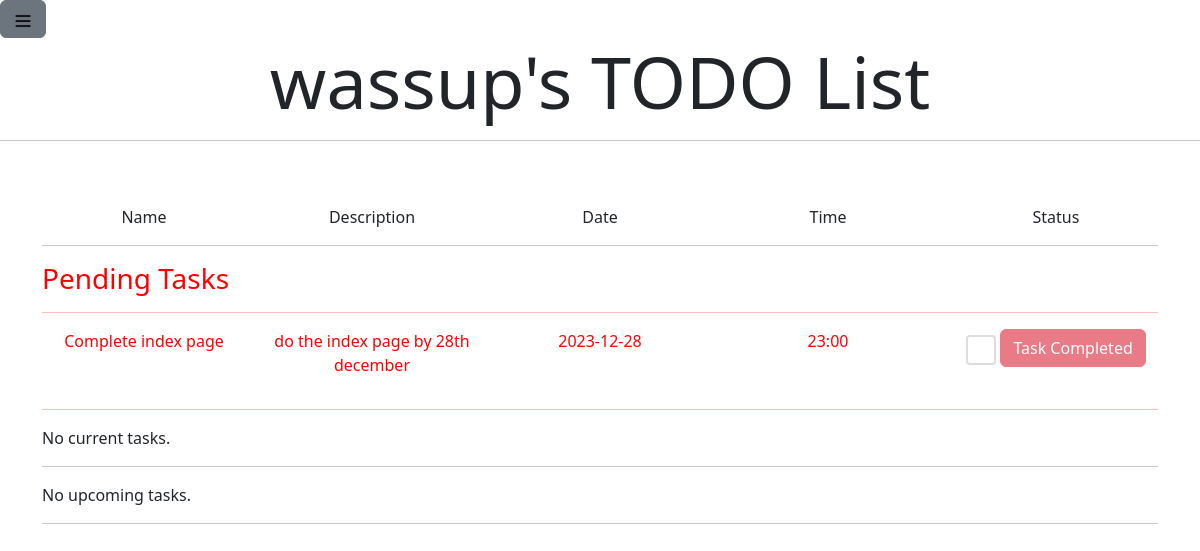
/ (signed in), run on an earlier commit of the app's database.
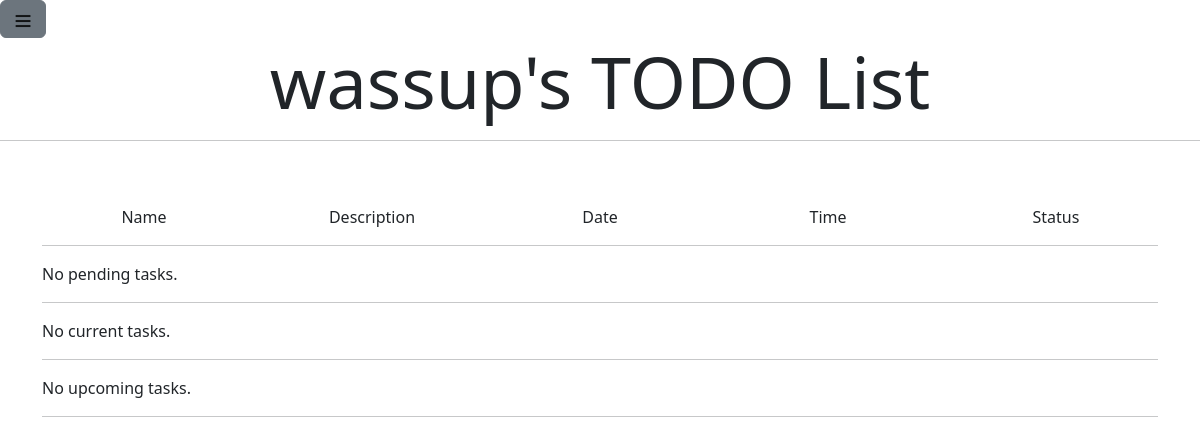
And on a later commit of the database.
### tables this page shows
CREATE TABLE tasks (
    id INTEGER PRIMARY KEY AUTOINCREMENT,
    name TEXT,
    description TEXT,
    date TEXT,
    time TEXT,
    username varchar(20),
    FOREIGN KEY(username) REFERENCES users(user_id)
);

### app.py (the view)
@app.route("/", methods = ["POST", "GET"])
def index():
    if (helpers.isloggedin() == False): # Checking if there is a user logged if not returns them to login page
        return redirect("/login")
    cursor = get_db()[1]
    if request.method == "POST":
        id = request.form.get("c_task")
        cursor.execute("DELETE from tasks WHERE id = ?", (id,))
        g.db.commit()
        pass
    day = date.today() + timedelta(days= 7)
    tasks = cursor.execute("SELECT * FROM tasks WHERE username = ? AND (date(date) <= date(?) OR date IS NULL)", (session["user_id"], day.strftime("%Y-%m-%d"))).fetchall()
    sorted_tasks = helpers.sort_tasks(tasks)
    return render_template("index.html", user=session["user_id"], pending=sorted_tasks[0], current=sorted_tasks[1], upcoming=sorted_tasks[2])

### app.py (called while the page is built)
def get_db():
    if 'db' not in g:
        g.db = sqlite3.connect("todo.db")
        g.cursor = g.db.cursor()
    return g.db, g.cursor

### helpers.py (called while the page is built)
def isloggedin():
    return (session.get("user_id") is None) == False

def sort_tasks(tasks):
    pending_tasks = []
    current_tasks = []
    upcoming_tasks = []
    today = date.today()
    for task in tasks:
        task = list(task)
        if task[2] is None:
            task[2] = "-"
        if task[4] is None:
            task[4] = "-"
        if datetime.strptime(task[3], "%Y-%m-%d").date() == today:
            current_tasks.append(task)
        elif datetime.strptime(task[3], "%Y-%m-%d").date() > today:
            upcoming_tasks.append(task)
        else:
            pending_tasks.append(task)
    current_tasks.sort(key=lambda x: x[4])
    upcoming_tasks.sort(key=lambda x: (x[3], x[4]))
    return [pending_tasks, current_tasks, upcoming_tasks]

### templates/index.html (shortened to what this page needs)
{% extends "layout.html" %}
{% block user_list %}
    <h1 class="display-2" style="text-align:center;">
        <b>{{ user }}'s TODO List</b>
    </h1>
    <hr>
{% endblock %}
{% block main %}
    <div class="container" style="text-align:left;">
        <div class="row content">
            <div class="col">
                Name
            </div>
            <div class="col">
                Description
            </div>
            <div class="col">
                Date
            </div>
            <div class="col">
                Time
            </div>
            <div class="col">
                Status
            </div>
        </div>
        <hr>
        {% if pending %}
            <div class="pending">
                <h3>Pending Tasks</h3>
                <hr>
                <div class="content">
                    {% for task in pending %}
                        <div class="row">
                            {% for i in task[1:-1] %}
                            <div class="col">
                                    <p>{{ i }}</p>
                            </div>
                            {% endfor %}
                            <div class="col">
                                <form action="/" method="post">
                                    <input class="form-check-input checkbox-round" type="checkbox" name="c_task" value="{{ task[0] }}" onchange="document.getElementById('s_task1{{ task[0] }}').disabled = !this.checked;">
                                    <button type="submit" class="btn btn-danger" id="s_task1{{ task[0] }}" disabled>Task Completed</button>
                                </form>
                            </div>
                        </div>
                    {% endfor %}
                </div>
                <hr>
            </div>
        {% else %}
            <p>No pending tasks.</p>
            <hr>
        {% endif %}
        {% if current %}
            <h3>Current Tasks</h3>
            <hr>
            <div class="content">
                {% for task in current %}
                    <div class="row">
                        {% for i in task[1:-1] %}
                        <div class="col">
                                <p>{{ i }}</p>
                        </div>
                        {% endfor %}
                        <div class="col">
                            <form action="/" method="post">
                                <input class="form-check-input checkbox-round" type="checkbox" name="c_task" value="{{ task[0] }}" onchange="document.getElementById('s_task2{{ task[0] }}').disabled = !this.checked;">
                                <button type="submit" class="btn btn-danger" id="s_task2{{ task[0] }}" disabled>Task Completed</button>
                            </form>
                        </div>
                    </div>
                {% endfor %}
            </div>
            <hr>
        {% else %}
            <p>No current tasks.</p>
            <hr>
        {% endif %}
        {% if upcoming %}
            <h3>Upcoming Tasks</h3>
            <hr>
            <div class="content">
                {% for task in upcoming %}
                    <div class="row">
                        {% for i in task[1:-1] %}
                        <div class="col">
                                <p>{{ i }}</p>
                        </div>
                        {% endfor %}
                        <div class="col">
                            <form action="/" method="post">
                                <input class="form-check-input checkbox-round" type="checkbox" name="c_task" value="{{ task[0] }}" onchange="document.getElementById('s_task3{{ task[0] }}').disabled = !this.checked;">
                                <button type="submit" class="btn btn-danger" id="s_task3{{ task[0] }}" disabled>Task Completed</button>
                            </form>
                        </div>
                    </div>
                {% endfor %}
            </div>
            <hr>
        {% else %}
            <p>No upcoming tasks.</p>
            <hr>
        {% endif %}
    </div>
{% endblock %}

### templates/layout.html (shortened to what this page needs)
<!DOCTYPE html>
<html lang="en">
    <head>
        <link rel="stylesheet" href="/static/styles.css">
        <link href="https://cdn.jsdelivr.net/npm/bootstrap@5.3.2/dist/css/bootstrap.min.css" rel="stylesheet">
    </head>
    <body>
        <a class="btn btn-secondary" data-bs-toggle="offcanvas" href="#offcanvasExample" role="button" aria-controls="offcanvasExample">
            <img src="/static/offcanvas.png" width="20" height="20"></img>
        </a>
        <div>{% block user_list %}{% endblock %}</div>
        <main class="container-fluid py-5 text-center">
            {% block main %}{% endblock %}
        </main>
    </body>
</html>

### static/styles.css (style rules this page uses)
.content { text-align: center; }

What changed in the data, as far as the page shows it:
removed tasks: username "wassup", name "Complete index page", description "do the index page by 28th december", date "2023-12-28", time "23:00"
Also different on the page:
{{ user }}: (not shown) → "wassup"
text no longer shown: "Pending Tasks"
text now shown: "No pending tasks."
